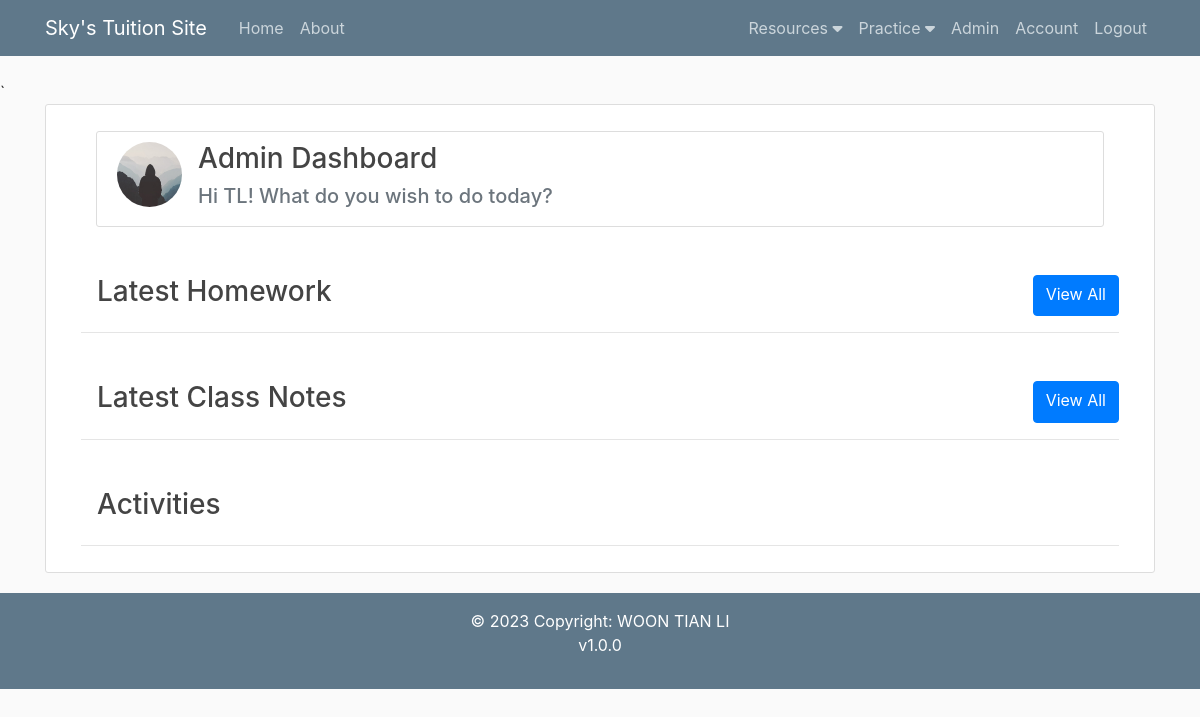
The page /home (signed in) on the database as committed earlier.
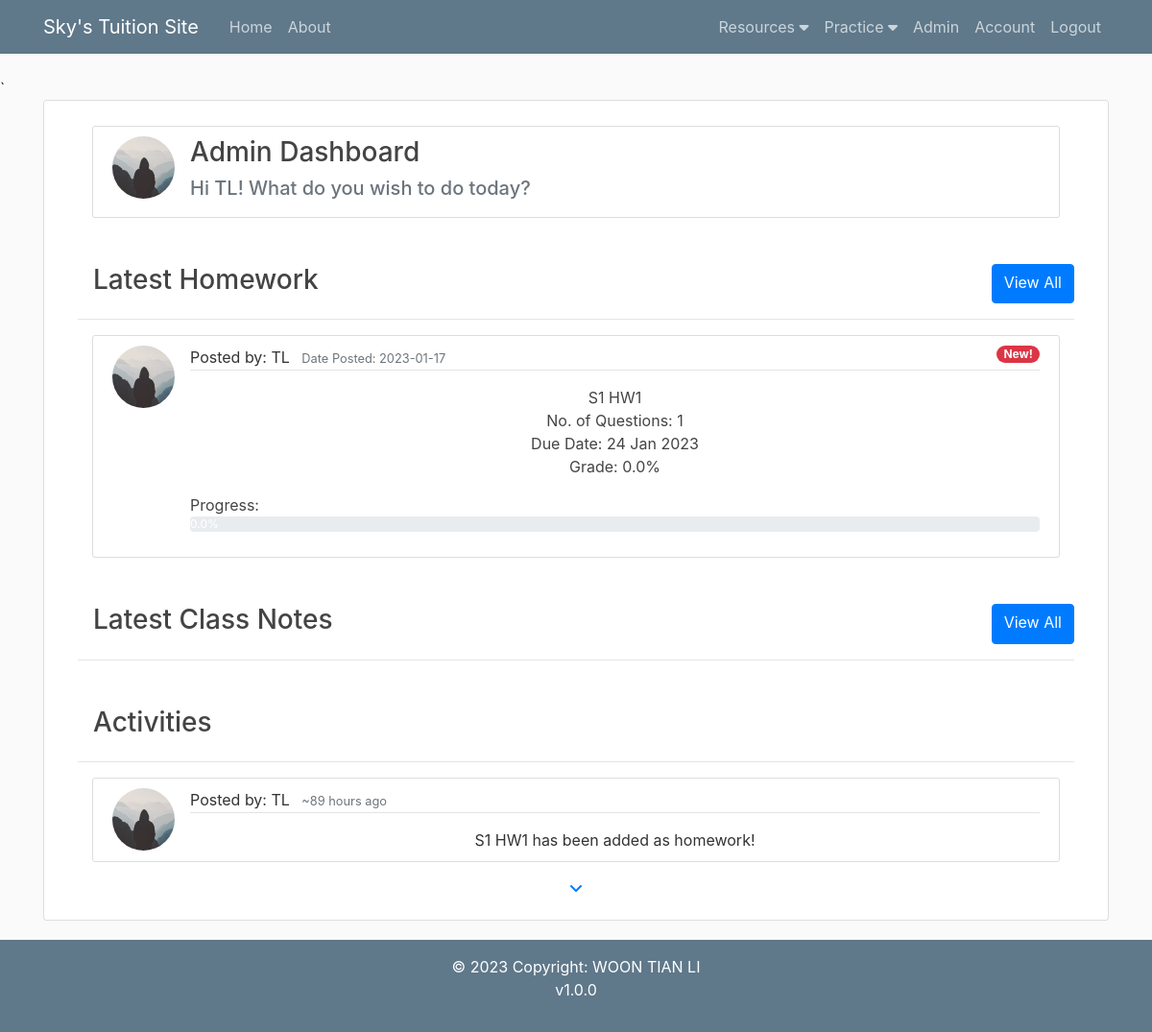
The same page on the database as committed later.
### flaskblog/models.py (models this page shows, shortened)
class User(db.Model, UserMixin): #Creating user table in DB
    id = db.Column(db.Integer, primary_key = True) #ID defined as an integer and to be the primary key)
    username = db.Column(db.String(20), unique=True, nullable=False) #name to be a string, max 20 characters, must be unique, and required, cannot be null
    email = db.Column(db.String(120), unique=True, nullable=False)
    image_file = db.Column(db.String(20), nullable=False, default='default.jpg') #user image defaults to a default.jpg
    password = db.Column(db.String(60), nullable=False)
    account_type = db.Column(db.String(60), nullable=False)
    notes = db.relationship('Note', backref='author', lazy=True)
    homeworks = db.relationship('Homework', backref='author', lazy=True)
    activities = db.relationship('Activity', backref='author', lazy=True)
    changelogs = db.relationship('Changelog', backref='author', lazy=True)
    topics = db.Column(db.String(1000))
    topics_check = db.Column(db.String(1000))
    description1 = db.Column(db.String(1000))
    date1 = db.Column(db.Date)
    time1 = db.Column(db.Time)
    description2 = db.Column(db.String(1000))
    date2 = db.Column(db.Date)
    time2 = db.Column(db.Time)
    description3 = db.Column(db.String(1000))
    date3 = db.Column(db.Date)
    time3 = db.Column(db.Time)
    description4 = db.Column(db.String(1000))
    date4 = db.Column(db.Date)
    time4 = db.Column(db.Time)
    grade = db.Column(db.String(200))

class Homework(db.Model): #Creating homework table in DB
    id = db.Column(db.Integer, primary_key = True)
    title = db.Column(db.String(100), nullable=False)
    student_id = db.Column(db.Integer, nullable=False)
    deadline = db.Column(db.DateTime, nullable=False, default = datetime.now)
    date_posted = db.Column(db.DateTime, nullable=False, default = datetime.now)
    user_id = db.Column(db.Integer, db.ForeignKey('user.id'), nullable=False) #foreign key links to User table
    questions = db.relationship('Question', backref='hwk', lazy=True)
    workings = db.relationship('Working', backref='hwk', lazy=True)

class Activity(db.Model):
    id = db.Column(db.Integer, primary_key = True)
    description = db.Column(db.String(1000), nullable=False)
    student_id = db.Column(db.Integer, nullable=False)
    date_posted = db.Column(db.DateTime, nullable=False, default = datetime.now)
    user_id = db.Column(db.Integer, db.ForeignKey('user.id'), nullable=False) #foreign key links to User table

### flaskblog/main/routes.py (the view, shortened to what this page needs)
@main.route("/") #Routes are created bring our browers to different pages. "/" represents the root or home page
@main.route("/home") #Both routes bring to the same page
@login_required
def home():
    image_file = url_for('static', filename='profile_pics/' + current_user.image_file)
    if current_user.topics:
        topics = current_user.topics.split(',')
        checks = current_user.topics_check.split(',')
    else:
        topics = []
        checks = []
    if current_user.account_type == 'Admin':
        homework = Homework.query.order_by(Homework.date_posted.desc()).first()
        note = Note.query.order_by(Note.date_posted.desc()).first()
        activities = Activity.query.order_by(Activity.date_posted.desc()).all()
    if homework == None:
        homework = []
        id_arr = []
    else:
        id_arr = [homework.id]
    if note == None:
        note = []
    date_now = datetime.datetime.now()
    activities_date_arr=[]
    for activity in activities:
        activities_date_arr.append(round((date_now-activity.date_posted).total_seconds()/3600))
    pt_arr = []
    question_count_arr = []
    attempt_percentage_arr = []
    correct_percentage_arr = []
    for i in id_arr:
        question_count_arr.append(Question.query.filter_by(homework_id=i).count())
        pt_arr.append(Working.query.filter_by(homework_id=i, point=0).count())
        if Question.query.filter_by(homework_id=i).count() != 0:
            attempt_percentage_arr.append(round((Working.query.filter_by(homework_id=i).count()/Question.query.filter_by(homework_id=i).count())*100,2))
            total_parts = 0
            wrong_parts = 0
            for j in Question.query.filter_by(homework_id=i).all():
                temp = 0
                for k in j.qn_answer.split(';'):
                    if k != "":
                        total_parts += 1
                        temp += 1
                try:
                    (Working.query.filter_by(question_id=j.id).first()).point
                except:
                    wrong_parts += temp
            for j in Working.query.filter_by(homework_id=i).all():
                wrong_parts += j.point
            correct_percentage_arr.append(round(((total_parts-wrong_parts)/total_parts)*100,2))
        else:
            attempt_percentage_arr.append(0)
            correct_percentage_arr.append(0)
    df = pd.DataFrame({'id': id_arr, 'pt': pt_arr, 'count': question_count_arr, 'attempt_percentage': attempt_percentage_arr, 'correct_percentage': correct_percentage_arr})
    return render_template('home.html', image_file=image_file, homework=homework, note=note, activities=activities,
                           activities_date_arr=activities_date_arr,df=df, topics=topics, checks=checks)

### flaskblog/models.py (called while the page is built)
@login_manager.user_loader
def load_user(user_id):
    return User.query.get(int(user_id))

### flaskblog/templates/home.html (shortened to what this page needs)
{% extends "layout.html" %}
{% block content %}
    <div class="content-section text-center" style="min-height:50vh">
        <div class="container-fluid">
            <div class="row">
                <div class="col">
                    <div class="col w-100 my-3">
                        <article class="media content-section">
                            <img class="rounded-circle article-img" src="{{ url_for('static', filename='profile_pics/' + current_user.image_file) }}">
                            <div class="media-body">
                                <div class="text-left">
                                    <h3 class="">
                                        {% if current_user.account_type == 'Admin' %}
                                        Admin Dashboard
                                        {% else %}
                                        Student Dashboard
                                        {% endif %}
                                    </h3>
                                    <h5 class="align-self-center text-muted">Hi {{ current_user.username }}! What do you wish to do today?</h5>
                                </div>
                            </div>
                        </article>
                    </div>
                    <div class="d-flex justify-content-between mt-5">
                        <h3 class="text-left mx-3">Latest Homework</h3>
                        <a class="btn btn-primary" href="{{ url_for('homeworks.homework_all', student='ALL') }}">View All</a>
                    </div>
                    <hr>
                    {% if homework %}
                        <div class="col w-100 my-3">
                            <article class="media content-section">
                                <img class="rounded-circle article-img" src="{{ url_for('static', filename='profile_pics/' + homework.author.image_file) }}">
                                <div class="media-body">
                                    <div class="article-metadata text-left">
                                        <a class="mr-2">Posted by: {{ homework.author.username }}</a>
                                        <small class="text-muted">Date Posted: {{ homework.date_posted.strftime('%Y-%m-%d') }}</small>
                                        {% if df[df['id']==homework.id]['attempt_percentage'].tolist()[0] == 100 %}
                                            <medium><span class="badge badge-pill badge-success float-right">Completed </span></medium>
                                        {% elif df[df['id']==homework.id]['attempt_percentage'].tolist()[0] == 0 %}
                                            <medium><span class="badge badge-pill badge-danger float-right">New!</span></medium>
                                        {% else %}
                                            <medium><span class="badge badge-pill badge-warning float-right">In Progress </span></medium>
                                        {% endif %}
                                    </div>
                                    <a class="article-title" href="{{ url_for('homeworks.homework', homework_id=homework.id) }}">
                                        <div class="row mt-3">
                                            <div class="col-12">
                                                <ul class="list-unstyled">
                                                    <li class="text-center">{{ homework.title }}</li>
                                                    <li class="text-center">No. of Questions: {{ df[df['id']==homework.id]['count'].tolist()[0] }}</li>
                                                    <li class="text-center">Due Date: {{ homework.deadline.strftime("%d %b %Y") }}</li>
                                                    <li class="text-center">Grade: {{ df[df['id']==homework.id]['correct_percentage'].tolist()[0] }}%</li>
                                                    <li class="mt-3 mb-0 text-left">
                                                        <h7 class="text-left">Progress: </h7>
                                                        <div class="progress">
                                                            <div class="progress-bar" role="progressbar" aria-valuenow="75" aria-valuemin="0" aria-valuemax="100" style=
                                                            "width: {{ df[df['id']==homework.id]['attempt_percentage'].tolist()[0] }}%">{{ df[df['id']==homework.id]['attempt_percentage'].tolist()[0] }}%</div>
                                                        </div>
                                                    </li>
                                                </ul>
                                            </div>
                                        </div>
                                    </a>
                                </div>
                            </article>
                        </div>
                    {% endif %}
                    <div class="d-flex justify-content-between mt-5">
                        <h3 class="text-left mx-3">Latest Class Notes</h3>
                        <a class="btn btn-primary" href="{{ url_for('notes.notes_all', student='ALL') }}">View All</a>
                    </div>
                    <hr>
                    <div class="d-flex justify-content-between mt-5">
                        <h3 class="text-left mx-3">Activities</h3>
                    </div>
                    <hr>
                    {% if activities %}
                        <div class="col w-100">
                            {% for activity in activities[0:5] %}
                                <article class="media content-section my-1">
                                    <img class="rounded-circle article-img" src="{{ url_for('static', filename='profile_pics/' + activity.author.image_file) }}">
                                    <div class="media-body">
                                        <div class="article-metadata text-left">
                                            <a class="mr-2">Posted by: {{ activity.author.username }}</a>
                                            <small class="text-muted">~{{ activities_date_arr[loop.index-1] }} hours ago</small>
                                        </div>
                                        <div class="row mt-3">
                                            <div class="col-12">
                                                <div>{{ activity.description }}</div>
                                            </div>
                                        </div>
                                    </div>
                                </article>
                            {% endfor %}
                        </div>
                        <button class="btn btn-link my-1" type="button" data-toggle="collapse" data-target="#moreactivities" aria-expanded="false" aria-controls="collapseExample">
                            <i class="fa-solid fa-angle-down"></i></button>
                    {% endif %}
                </div>
            </div>
        </div>
    </div>
{% endblock content %}

### flaskblog/templates/layout.html (shortened to what this page needs)
<!DOCTYPE html>
<html>
<head>
    <link rel="stylesheet" href="https://maxcdn.bootstrapcdn.com/bootstrap/4.0.0/css/bootstrap.min.css">
    <link rel="stylesheet" type="text/css" href="{{ url_for('static', filename='main.css') }}">
    <link rel="stylesheet" href="https://use.fontawesome.com/releases/v5.8.1/css/all.css">
    <link rel="stylesheet" type="text/css" href="{{ url_for('static', filename='mathquill/mathquill.css') }}">`
</head>
<body onload="load_ans( '{{ temp_ans }}' )">
    <header class="site-header">
        <nav class="navbar navbar-expand-lg navbar-dark bg-steel fixed-top">
          <div class="container">
            <a class="navbar-brand mr-4" href="/">Sky's Tuition Site</a>
            <div class="collapse navbar-collapse" id="navbarToggle">
              <div class="navbar-nav mr-auto">
                <a class="nav-item nav-link" href="{{ url_for('main.home') }}">Home</a>
                <a class="nav-item nav-link" href="{{ url_for('main.about') }}">About</a>
              </div>
              <div class="navbar-nav">
                {% if current_user.is_authenticated %}
                  <div class="dropdown">
                    <a class="nav-item nav-link">Resources <i class="fas fa-caret-down"></i></a>
                  </div>
                  <div class="dropdown">
                    <a class="nav-item nav-link">Practice <i class="fas fa-caret-down"></i></a>
                  </div>
                  {% if current_user.account_type == 'Admin' %}
                  <a class="nav-item nav-link" href="{{ url_for('users.admin') }}">Admin</a>
                  {% endif %}
                  <a class="nav-item nav-link" href="{{ url_for('users.account') }}">Account</a>
                  <a class="nav-item nav-link" href="{{ url_for('users.logout') }}">Logout</a>
                {% else %}
                  <a class="nav-item nav-link" href="{{ url_for('users.login') }}">Login</a>
                  <a class="nav-item nav-link" href="{{ url_for('users.register') }}">Register</a>
                {% endif %}
              </div>
            </div>
          </div>
        </nav>
    </header>
    <main role="main" class="container">
        <div class="row">
          <div class="col-md-12">
            {% block content %}{% endblock %}
          </div>
        </div>
    </main>
  </body>
<footer class="bg-steel text-center text-white">
  <div class="text-center p-3">
    © 2023 Copyright:
    <a class="text-white" href="">WOON TIAN LI</a>
    <p>v1.0.0</p>
  </div>
</footer>
</html>

### flaskblog/static/main.css (style rules this page uses)
body { background: #fafafa; color: #333333; margin-top: 5rem; }
h1, h2, h3, h4, h5, h6 { color: #444444; }
.bg-steel { background-color: #5f788a; }
.site-header .navbar-nav .nav-link { color: #cbd5db; }
.content-section { background: #ffffff; padding: 10px 20px; border: 1px solid #dddddd; border-radius: 3px; margin-bottom: 20px; }
.article-title { color: #444444; }
.article-img { height: 65px; width: 65px; margin-right: 16px; }
.article-metadata { padding-bottom: 1px; margin-bottom: 4px; border-bottom: 1px solid #e3e3e3 }
.dropdown { position: relative; display: inline-block; }

Rows that differ between the two databases and show on the page:
shown differently, row unchanged: User "TL": author.username (not shown) → "TL"
added Homework: date_posted "2023-01-17", title "S1 HW1", id "1", deadline "24 Jan 2023"
added Activity: image_file (placeholder picture), author.username "TL", activities_date_arr "89", description "S1 HW1 has been added as homework!"
Other text that changed with them:
{{ df[df['id']==homework.id]['correct_percentage'].tolist()[0] }}: (not shown) → "0.0"
{{ df[df['id']==homework.id]['attempt_percentage'].tolist()[0] }}: (not shown) → "0.0"
text now shown: "Posted by: Date Posted: New! No. of Questions: Due Date: Grade: % Progress:"
